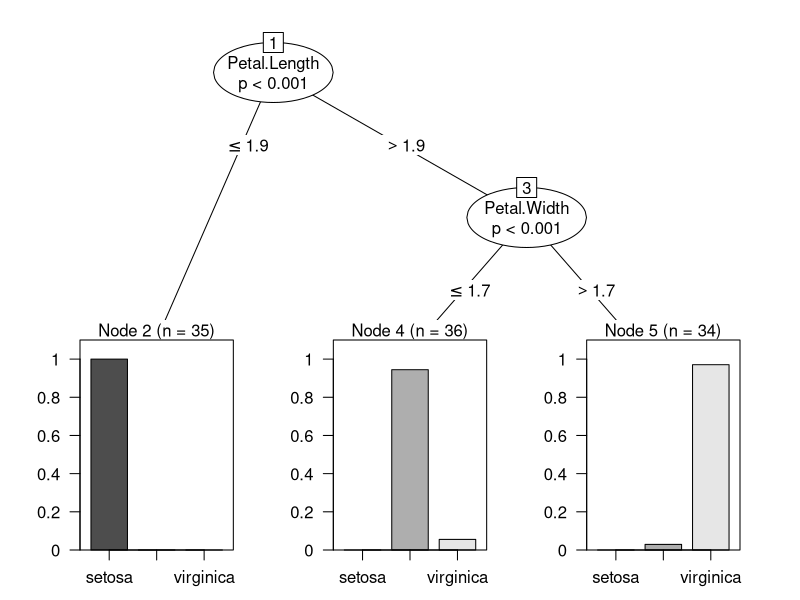
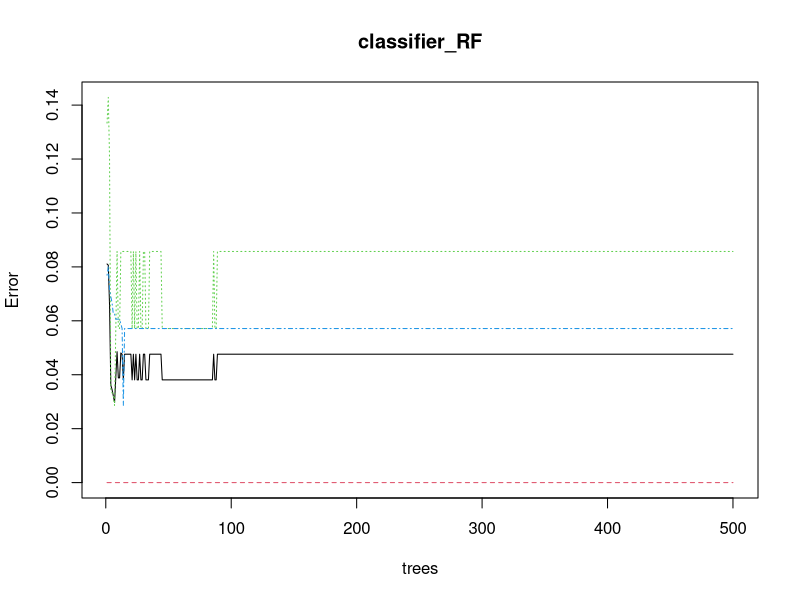

The R script that drew these images, in order:
# Занятие 7. Методы машинного обучения

library(caTools)
library(party)
library(randomForest)
library(e1071)

# 1. Загрузка данных iris и разбивка 70/30
df <- iris

set.seed(42)
sample <- sample.split(df$Species, SplitRatio = 0.7)
train <- subset(df, sample == TRUE)
test  <- subset(df, sample == FALSE)

# 2.1 Дерево решений
model <- ctree(Species ~ ., train)
plot(model)

predict_model <- predict(model, test)
m_at <- table(test$Species, predict_model)
m_at
ac_Test <- sum(diag(m_at)) / sum(m_at)
ac_Test

# 2.2 Случайный лес
classifier_RF <- randomForest(x = train[-5], y = train$Species, ntree = 500)
classifier_RF
plot(classifier_RF)

importance(classifier_RF)

y_pred <- predict(classifier_RF, newdata = test[-5])
confusion_mtx <- table(test[, 5], y_pred)
confusion_mtx
ac_Test2 <- sum(diag(confusion_mtx)) / sum(confusion_mtx)
ac_Test2

# 2.3 Метод опорных векторов (SVM)
classifier <- svm(formula = Species ~ ., data = train, type = "C-classification", kernel = "linear")
classifier

y_pred3 <- predict(classifier, newdata = test[-5])
cm <- table(test[, 5], y_pred3)
cm
ac_Test3 <- sum(diag(cm)) / sum(cm)
ac_Test3

# 3. Итоговая таблица точности
results <- data.frame(
  Model = c("Дерево решений", "Случайный лес", "SVM"),
  Accuracy = c(ac_Test, ac_Test2, ac_Test3)
)
results

# 4. Наиболее точный метод
results[which.max(results$Accuracy), ]
